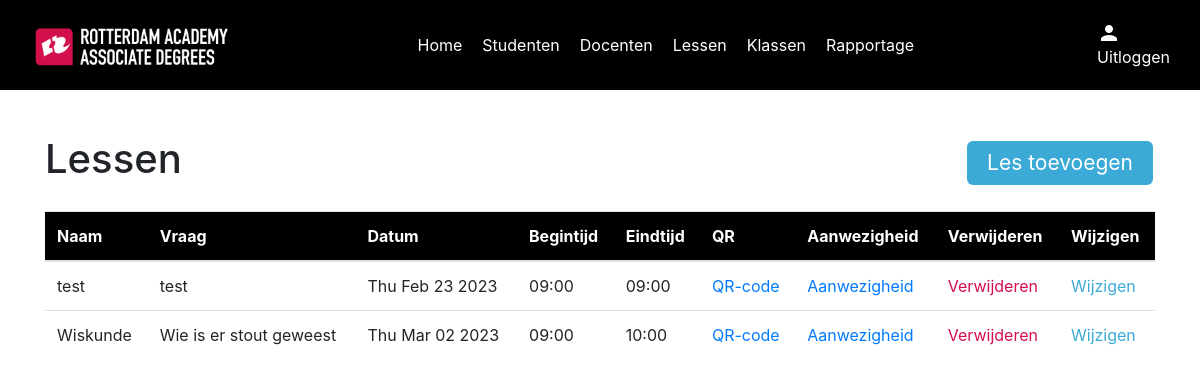
The app's page /lessen_overzicht with its own data.
### models/lessonModel.py (models this page shows)
class Lesson(db.Model):
    id = db.Column(db.String(255), primary_key=True)
    name = db.Column(db.String(100), nullable=True)
    question = db.Column(db.String(600), nullable=True)
    date = db.Column(db.String(200), nullable=False)
    start_time = db.Column(db.String(200), nullable=False)
    end_time = db.Column(db.String(200), nullable=False)
    attendance_records = relationship('Attendance', backref='lesson_record', cascade='all, delete')
    def to_dict(self):
        return {
            'id': self.id,
            'name': self.name,
            'question': self.question,
            'date': self.date,
            'start_time': self.start_time,
            'end_time': self.end_time,
        }

### routes/lessonRoutes.py (the view)
    @app.route("/lessen_overzicht")
    def lessons_index():
        lessons = LessonController.get_all_lessons()
        return render_template(
            "lessons/index.html", lessons=lessons
        )

### controllers/lessonController.py (called while the page is built)
    @staticmethod
    def get_all_lessons():
        lessons = Lesson.query.all()
        lessons_dict = [lesson.to_dict() for lesson in lessons]
        return lessons_dict

### routes/lessonRoutes.py (called while the page is built)
def setup_lesson_routes(app):
    @app.route("/lessen_overzicht")
    def lessons_index():
        lessons = LessonController.get_all_lessons()
        return render_template(
            "lessons/index.html", lessons=lessons
        )
    @app.route('/lessons/', methods=['POST'])
    def create_lesson():
        return LessonController.create_lesson()
    @app.route('/lessons/<id>', methods=['GET'])
    def show_lesson(id):
        return LessonController.show_lesson(id)
    @app.route('/lessons/<id>', methods=['POST'])
    def update_lesson(id):
        return LessonController.update_lesson(id)
    @app.route('/lessons/<id>', methods=['DELETE'])
    def delete_lesson(id):
        return LessonController.delete_lesson(id)

### templates/lessons/index.html (shortened to what this page needs)
{% include "layout.html" %}
{% block content %}
{% include "navigation.html" %}
<div class="lessons container">
    <div class="index" id="lessons">
        <div class="top-content">
            <h1>Lessen</h1>
            <a href="#" class="button" id="btnCreate" data-toggle="modal" data-target="#lessonModal">Les toevoegen</a>
        </div>
        <table class="table">
            <thead style="background-color: black; color: #fff;">
            <tr>
                <th scope="Name">Naam</th>
                <th scope="Name">Vraag</th>
                <th scope="Date">Datum</th>
                <th scope="Starttime">Begintijd</th>
                <th scope="Endtime">Eindtijd</th>
                <th scope="QR">QR</th>
                <th scope="Attendance">Aanwezigheid</th>
                <th scope="Delete">Verwijderen</th>
                <th scope="Change">Wijzigen</th>
            </tr>
            </thead>
            <tbody>
            {% for lesson in lessons %}
            <tr>
                <td>{{ lesson.name }}</td>
                <td style="max-width: 200px; overflow: hidden">{{ lesson.question }}</td>
                <td>{{ lesson.date }}</td>
                <td>{{ lesson.start_time }}</td>
                <td>{{ lesson.end_time }}</td>
                <td><a href="/check-in/{{ lesson.id }}">QR-code</a></td>
                <td><a href="/lesson/{{ lesson.id }}/aanwezigheid">Aanwezigheid</a></td>
                <td><a href="#" class="red" data-id="{{ lesson.id }}" id="btnDelete">Verwijderen</a></td>
                <td><a href="#" class="blue" data-id="{{ lesson.id }}" id="btnEdit" data-toggle="modal"
                       data-target="#lessonModal">Wijzigen</a></td>
            </tr>
            {% endfor %}
            </tbody>
        </table>
    </div>
</div>
{% endblock %}

### static/css/style.css (style rules this page uses)
:root { --black: #000; --white: #fff; --racRed: #D30E4C; --racBlue: #3CAAD7; --textColor: #272727; }
.container { position: relative; top: 90px; }
.button { background-color: var(--racBlue); border: none; color: var(--white); padding: 6px 20px; text-align: center; display: inline-block; font-size: 21px; margin: 4px 2px; border-radius: 6px; }
.red { color: var(--racRed) !important; }
.blue { color: var(--racBlue) !important; }
.index .top-content { display: flex; justify-content: space-between; align-items: center; margin: 45px 0 20px 0; }

### records on screen
Lesson: name "test", question "test", date "Thu Feb 23 2023", start_time "09:00", end_time "09:00"
Lesson: name "Wiskunde", question "Wie is er stout geweest", date "Thu Mar 02 2023", start_time "09:00", end_time "10:00"
